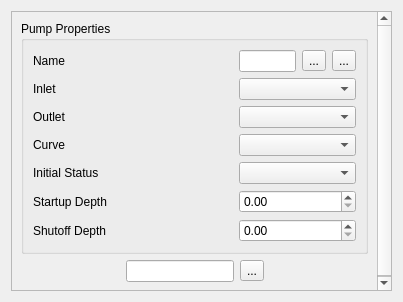
<?xml version="1.0" encoding="UTF-8"?>
<ui version="4.0">
 <class>Dialog</class>
 <widget class="QDialog" name="Dialog">
  <property name="geometry">
   <rect>
    <x>0</x>
    <y>0</y>
    <width>403</width>
    <height>302</height>
   </rect>
  </property>
  <property name="windowTitle">
   <string>Dialog</string>
  </property>
  <layout class="QGridLayout" name="gridLayout">
   <item row="0" column="0">
    <widget class="QScrollArea" name="scrollArea">
     <property name="widgetResizable">
      <bool>true</bool>
     </property>
     <widget class="QWidget" name="scrollAreaWidgetContents">
      <property name="geometry">
       <rect>
        <x>0</x>
        <y>0</y>
        <width>383</width>
        <height>282</height>
       </rect>
      </property>
      <layout class="QGridLayout" name="gridLayout_2">
       <item row="0" column="0">
        <widget class="QGroupBox" name="groupBox">
         <property name="title">
          <string>Pump Properties</string>
         </property>
         <layout class="QGridLayout" name="gridLayout_4">
          <item row="0" column="0">
           <layout class="QGridLayout" name="gridLayout_3">
            <item row="1" column="0">
             <widget class="QLabel" name="label_2">
              <property name="text">
               <string>Inlet</string>
              </property>
             </widget>
            </item>
            <item row="3" column="0">
             <widget class="QLabel" name="label_4">
              <property name="text">
               <string>Curve</string>
              </property>
             </widget>
            </item>
            <item row="0" column="0">
             <widget class="QLabel" name="label">
              <property name="minimumSize">
               <size>
                <width>200</width>
                <height>0</height>
               </size>
              </property>
              <property name="maximumSize">
               <size>
                <width>200</width>
                <height>16777215</height>
               </size>
              </property>
              <property name="text">
               <string>Name</string>
              </property>
             </widget>
            </item>
            <item row="0" column="1">
             <widget class="QLineEdit" name="pump_name"/>
            </item>
            <item row="5" column="0">
             <widget class="QLabel" name="label_6">
              <property name="text">
               <string>Startup Depth</string>
              </property>
             </widget>
            </item>
            <item row="6" column="0">
             <widget class="QLabel" name="label_7">
              <property name="text">
               <string>Shutoff Depth</string>
              </property>
             </widget>
            </item>
            <item row="4" column="0">
             <widget class="QLabel" name="label_5">
              <property name="text">
               <string>Initial Status</string>
              </property>
             </widget>
            </item>
            <item row="2" column="0">
             <widget class="QLabel" name="label_3">
              <property name="text">
               <string>Outlet</string>
              </property>
             </widget>
            </item>
            <item row="0" column="2">
             <widget class="QToolButton" name="zoom_in_btn">
              <property name="text">
               <string>...</string>
              </property>
              <property name="icon">
               <iconset>
                <normaloff>../img/zoom_in.svg</normaloff>../img/zoom_in.svg</iconset>
              </property>
             </widget>
            </item>
            <item row="0" column="3">
             <widget class="QToolButton" name="zoom_out_btn">
              <property name="text">
               <string>...</string>
              </property>
              <property name="icon">
               <iconset>
                <normaloff>../img/zoom_out.svg</normaloff>../img/zoom_out.svg</iconset>
              </property>
             </widget>
            </item>
            <item row="1" column="1" colspan="3">
             <widget class="QComboBox" name="pump_inlet"/>
            </item>
            <item row="2" column="1" colspan="3">
             <widget class="QComboBox" name="pump_outlet"/>
            </item>
            <item row="3" column="1" colspan="3">
             <widget class="QComboBox" name="pump_curve"/>
            </item>
            <item row="4" column="1" colspan="3">
             <widget class="QComboBox" name="pump_init_status"/>
            </item>
            <item row="5" column="1" colspan="3">
             <widget class="QDoubleSpinBox" name="pump_startup_depth">
              <property name="maximum">
               <double>100000.000000000000000</double>
              </property>
             </widget>
            </item>
            <item row="6" column="1" colspan="3">
             <widget class="QDoubleSpinBox" name="pump_shutoff_depth">
              <property name="maximum">
               <double>100000.000000000000000</double>
              </property>
             </widget>
            </item>
           </layout>
          </item>
         </layout>
        </widget>
       </item>
       <item row="2" column="0">
        <layout class="QHBoxLayout" name="horizontalLayout">
         <item>
          <spacer name="horizontalSpacer">
           <property name="orientation">
            <enum>Qt::Horizontal</enum>
           </property>
           <property name="sizeHint" stdset="0">
            <size>
             <width>40</width>
             <height>20</height>
            </size>
           </property>
          </spacer>
         </item>
         <item>
          <widget class="QLineEdit" name="search_le"/>
         </item>
         <item>
          <widget class="QToolButton" name="eye_btn">
           <property name="text">
            <string>...</string>
           </property>
           <property name="icon">
            <iconset>
             <normaloff>../img/eye-svgrepo-com.svg</normaloff>../img/eye-svgrepo-com.svg</iconset>
           </property>
          </widget>
         </item>
         <item>
          <spacer name="horizontalSpacer_2">
           <property name="orientation">
            <enum>Qt::Horizontal</enum>
           </property>
           <property name="sizeHint" stdset="0">
            <size>
             <width>40</width>
             <height>20</height>
            </size>
           </property>
          </spacer>
         </item>
        </layout>
       </item>
       <item row="1" column="0">
        <spacer name="verticalSpacer">
         <property name="orientation">
          <enum>Qt::Vertical</enum>
         </property>
         <property name="sizeHint" stdset="0">
          <size>
           <width>20</width>
           <height>40</height>
          </size>
         </property>
        </spacer>
       </item>
      </layout>
     </widget>
    </widget>
   </item>
  </layout>
 </widget>
 <resources/>
 <connections/>
</ui>
